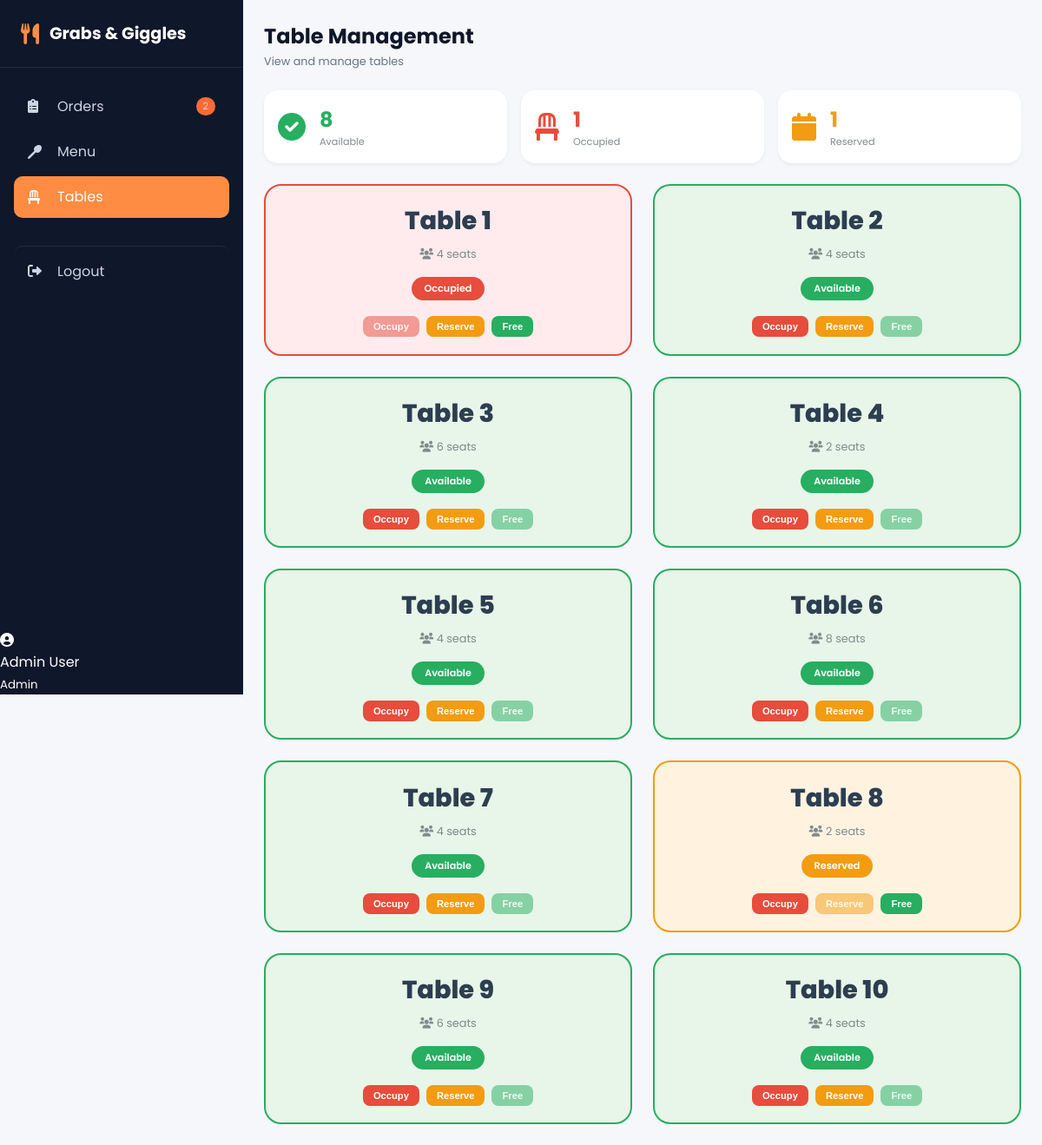
Before: /pages/tables.php (signed in) with the older database file.
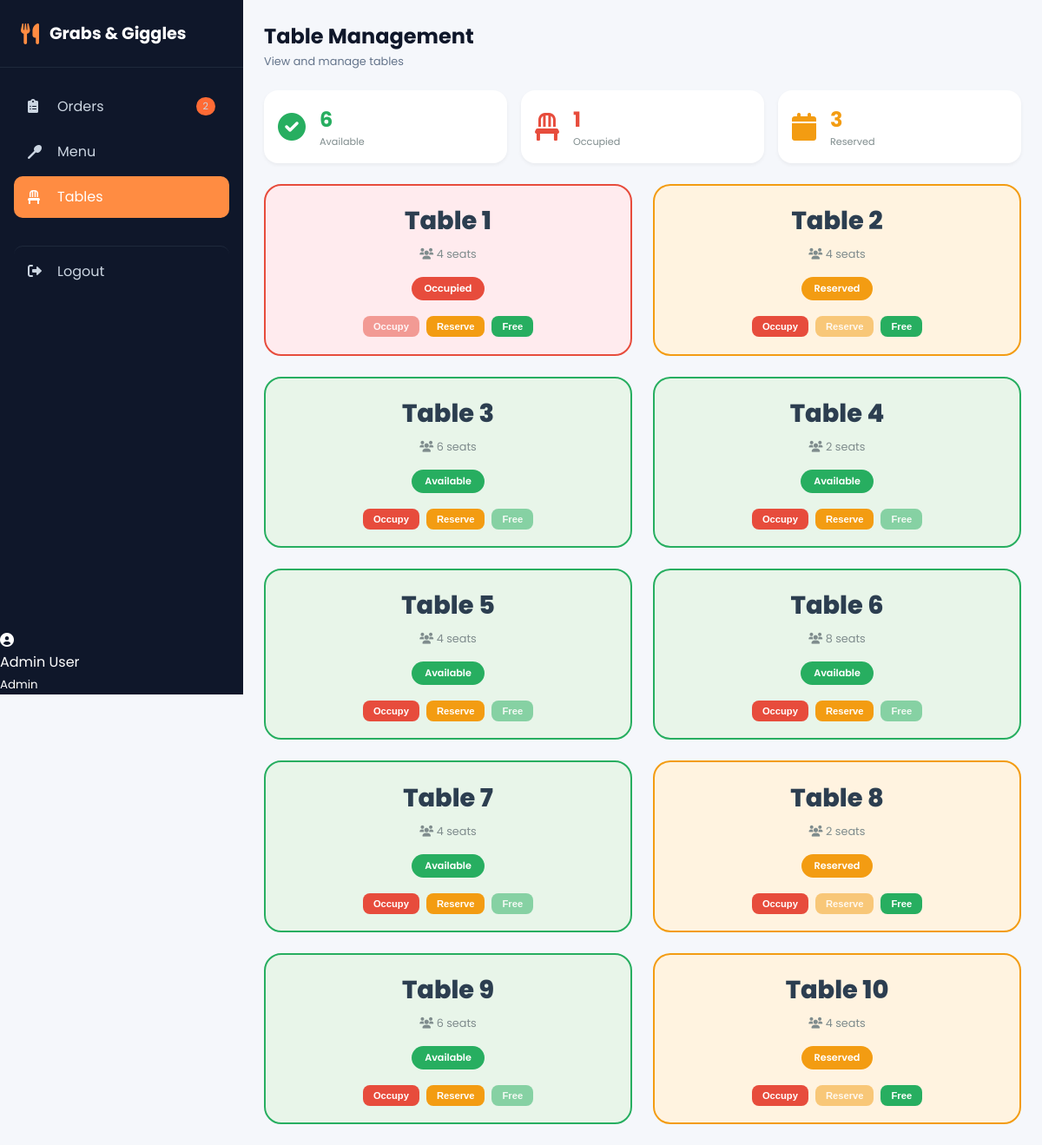
After: the same page with the newer database file.
### tables this page shows
CREATE TABLE `restaurant_tables` (
  `id` int(11) NOT NULL,
  `table_number` int(11) NOT NULL,
  `capacity` int(11) DEFAULT 4,
  `status` varchar(20) DEFAULT 'available',
  `current_order_id` int(11) DEFAULT NULL,
  `reserved_by` varchar(100) DEFAULT NULL,
  `reserved_time` datetime DEFAULT NULL,
  `created_at` timestamp NOT NULL DEFAULT current_timestamp()
);

### pages/tables.php (the view, shortened to what this page needs)
<?php
include("../db_connect.php");
$user_role = $_SESSION['role'];
$user_name = $_SESSION['name'];
$tables = $conn->query("SELECT * FROM restaurant_tables ORDER BY table_number");
$available = $conn->query("SELECT COUNT(*) as c FROM restaurant_tables WHERE status='available'")->fetch_assoc()['c'];
$occupied = $conn->query("SELECT COUNT(*) as c FROM restaurant_tables WHERE status='occupied'")->fetch_assoc()['c'];
$reserved = $conn->query("SELECT COUNT(*) as c FROM restaurant_tables WHERE status='reserved'")->fetch_assoc()['c'];
$pending = $conn->query("SELECT COUNT(*) as c FROM orders WHERE status='pending'")->fetch_assoc()['c'];
?>
<!DOCTYPE html>
<html>
<head>
    <link rel="stylesheet" href="https://cdnjs.cloudflare.com/ajax/libs/font-awesome/6.0.0-beta3/css/all.min.css">
    <link rel="stylesheet" href="../css/dashboard.css">
    <link rel="stylesheet" href="../css/tables.css">
</head>
<body>
<div class="dashboard-container">
    <aside class="sidebar">
        <div class="sidebar-header"><div class="logo"><i class="fas fa-utensils"></i><span>Grabs & Giggles</span></div></div>
        <nav class="sidebar-nav">
            <a href="orders.php" class="nav-item"><i class="fas fa-clipboard-list"></i><span>Orders</span><?php if($pending>0) echo "<span class='badge'>$pending</span>"; ?></a>
            <a href="menu.php" class="nav-item"><i class="fas fa-utensil-spoon"></i><span>Menu</span></a>
            <a href="tables.php" class="nav-item active"><i class="fas fa-chair"></i><span>Tables</span></a>
            <a href="logout.php" class="nav-item logout"><i class="fas fa-sign-out-alt"></i><span>Logout</span></a>
        </nav>
        <div class="user-info-sidebar"><i class="fas fa-user-circle"></i><div><p><?php echo $user_name; ?></p><small><?php echo $user_role; ?></small></div></div>
    </aside>
    <main class="main-content">
        <div class="top-bar"><div class="page-title"><h1>Table Management</h1><p>View and manage tables</p></div></div>
        <div class="table-stats">
            <div class="stat available"><i class="fas fa-check-circle"></i><div><h3><?php echo $available; ?></h3><p>Available</p></div></div>
            <div class="stat occupied"><i class="fas fa-chair"></i><div><h3><?php echo $occupied; ?></h3><p>Occupied</p></div></div>
            <div class="stat reserved"><i class="fas fa-calendar"></i><div><h3><?php echo $reserved; ?></h3><p>Reserved</p></div></div>
        </div>
        <div class="tables-grid">
            <?php while($t = $tables->fetch_assoc()): ?>
            <div class="table-card <?php echo $t['status']; ?>">
                <div class="table-number">Table <?php echo $t['table_number']; ?></div>
                <div class="table-capacity"><i class="fas fa-users"></i> <?php echo $t['capacity']; ?> seats</div>
                <div class="table-status status-<?php echo $t['status']; ?>"><?php echo ucfirst($t['status']); ?></div>
                <div class="table-actions">
                    <form method="POST">
                        <button type="submit" name="update" class="btn occ" <?php if($t['status']=='occupied') echo 'disabled'; ?>>Occupy</button>
                    </form>
                    <form method="POST">
                        <button type="submit" name="update" class="btn res" <?php if($t['status']=='reserved') echo 'disabled'; ?>>Reserve</button>
                    </form>
                    <form method="POST">
                        <button type="submit" name="update" class="btn avail" <?php if($t['status']=='available') echo 'disabled'; ?>>Free</button>
                    </form>
                </div>
            </div>
            <?php endwhile; ?>
        </div>
    </main>
</div>
</body>
</html>

Changed rows visible on the page:
changed restaurant_tables (number 2 of 10 on the later page): status "Available" → "Reserved"
changed restaurant_tables (number 10 of 10 on the later page): status "Available" → "Reserved"
Other visible differences:
$available: "8" → "6"
$reserved: "1" → "3"
